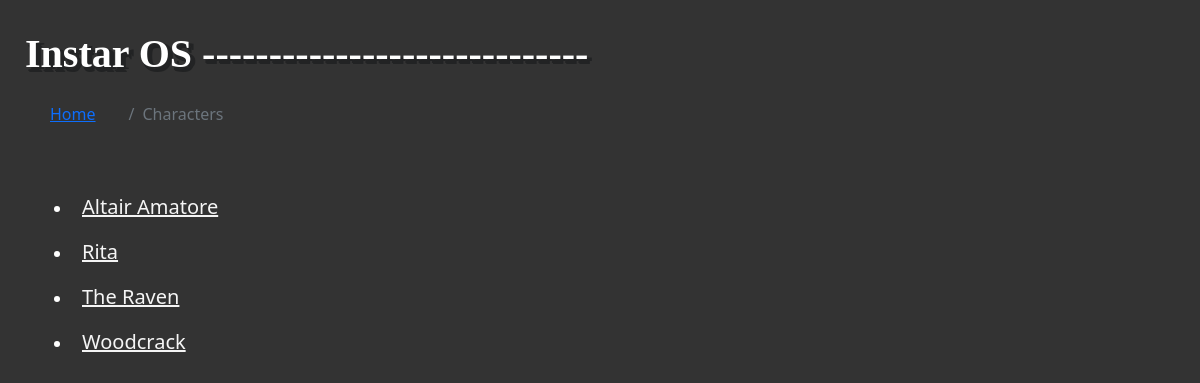
The page /people/ on the database its author committed.
### people/models.py (models this page shows, shortened)
class Character(models.Model):
    name = models.CharField(max_length=200)

### people/views.py (the view)
# urls.py: path('', views.index, name='index'),
def index(request):
    character_list = Character.objects.order_by('-name')[::-1]
    context = {
        'character_list': character_list,
    }
    return render(request,'people/index.html',context)

### people/templates/people/index.html (shortened to what this page needs)
<html>
    <head>
    </head>
    {% load static %}
    <link href="https://cdn.jsdelivr.net/npm/bootstrap@5.1.3/dist/css/bootstrap.min.css" rel="stylesheet">
    <link rel="stylesheet" href="https://cdn.jsdelivr.net/npm/@fortawesome/fontawesome-free@5.15.4/css/fontawesome.min.css">
    <link rel="stylesheet" href="{% static 'css/style.css' %}">
    <body>
        <div class="instarlogo">Instar OS</div>
        <nav aria-label="breadcrumb">
            <ol class="breadcrumb">
              <li class="breadcrumb-item"><a href="..">Home</a></li>
              <li class="breadcrumb-item active" aria-current="page"> Characters </li>
            </ol>
          </nav>
        <section id="characterlist">
            {% if character_list %}
            <div class="list-group">
                <ul>
                    {% for character in character_list %}
                    <li><a href="{% url 'people:detail' character.id %}" class="char_list">{{ character.name }}</a></li>
                    {% endfor %}
                </ul>
            </div>
            {% else %}
            <p>No characters.</p>
            {% endif %}
        </section>
    </body>
</html>

### instarDjango/static/css/style.css (style rules this page uses)
* { margin: 5px; padding: 5px; }
body { background-color: #333; color: white; }
.char_list { margin-left: 0px; font-size: 15pt; color: whitesmoke; animation: slidefromleft 2s; }
.instarlogo { margin-top: 10px; animation-duration: 1s; animation-name: logofade; color: white; font: 700 normal 2.5em 'tahoma'; text-shadow: 5px 2px #222324, 2px 4px #222324, 3px 5px #222324; }

### rows shown on the page
Character: name "Altair Amatore"
Character: name "Rita"
Character: name "The Raven"
Character: name "Woodcrack"
